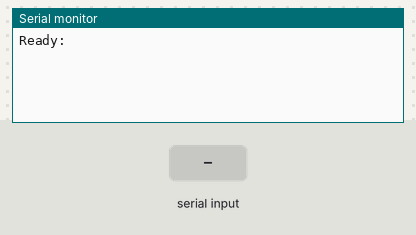
Bench run of a sketch on a simulated Arduino Uno, built with avr-gcc and run on an emulated ATmega328P. Shown: the last lines printed to the serial monitor. The inputs (shaded band) are chosen by the test bench.

Above: at 1.2 s.
1.3 s: "90,45\n" received over Serial
At 2.1 s:
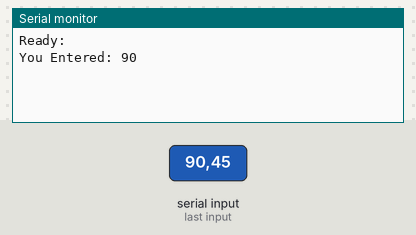
3.8 s: "30,150\n" received over Serial
At 4.2 s:
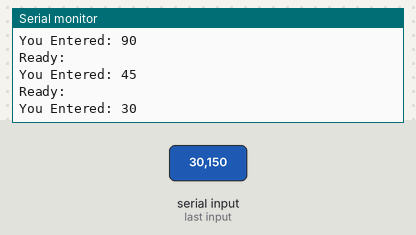
Timing chart, 0 to 6.8 s (numbered marks = the images above; inputs shaded):
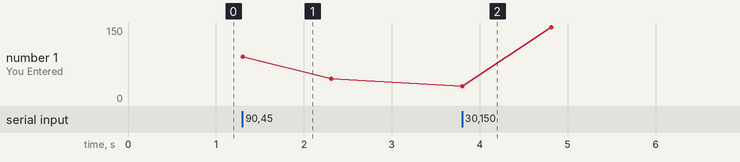

The sketch:

04_Serial.ino
```cpp
// declare serial string
String readyMsg = "Ready: ";
String sucessString = "You Entered: ";

int delayTime  = 1000;
int numRead;

void setup()
{
	Serial.begin(9600);
}

void loop()
{
  // print ready message
  Serial.println(readyMsg);

  // 0 user hasn't entered number yet
  // do nothing
  while(Serial.available()==0);

  // read integer
  numRead = Serial.parseInt();

  // tell user integer entered
  Serial.print(sucessString);
  Serial.println(numRead);

  delay(delayTime);

}
```

Measured:
- after the input at 1.3 s, the serial monitor: prints a new line at once (image 1)
- after the input at 3.8 s, the serial monitor: prints a new line at once (image 2)
